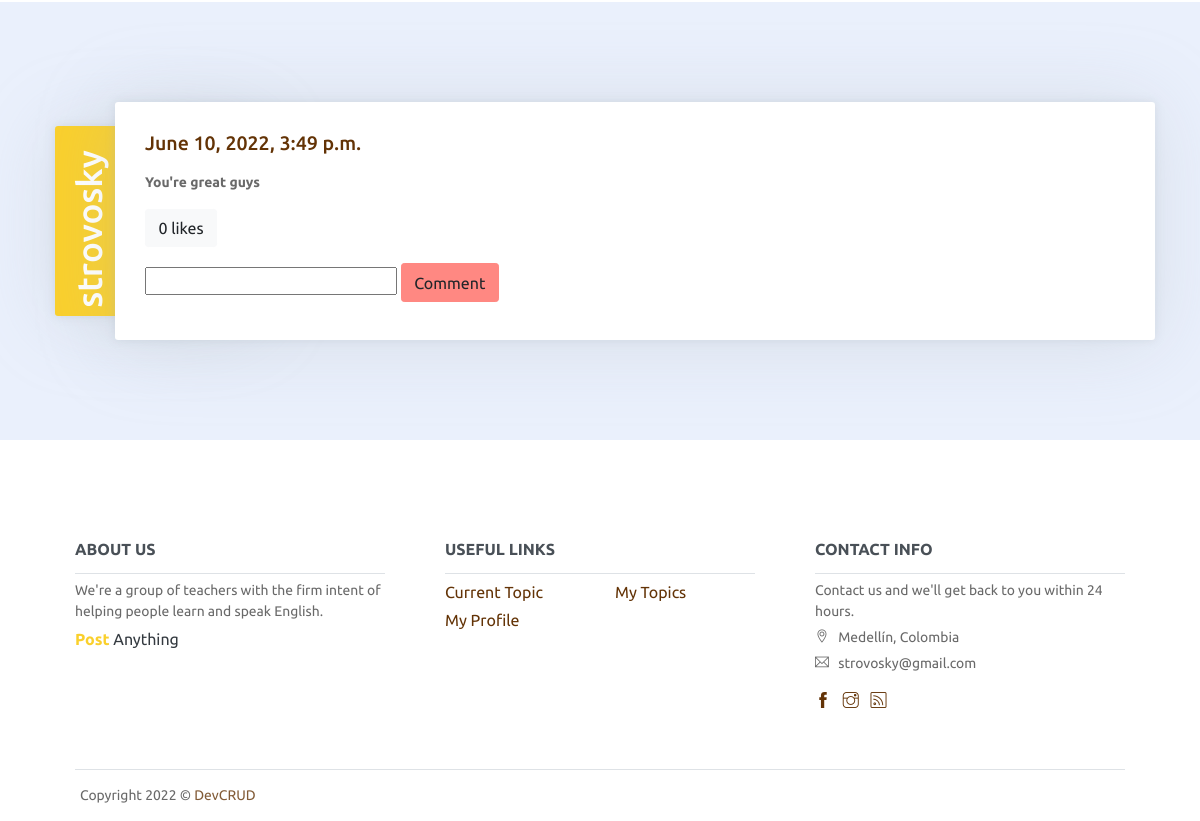
Page /topic/2/1/ (signed in, lower part) on the earlier database version.
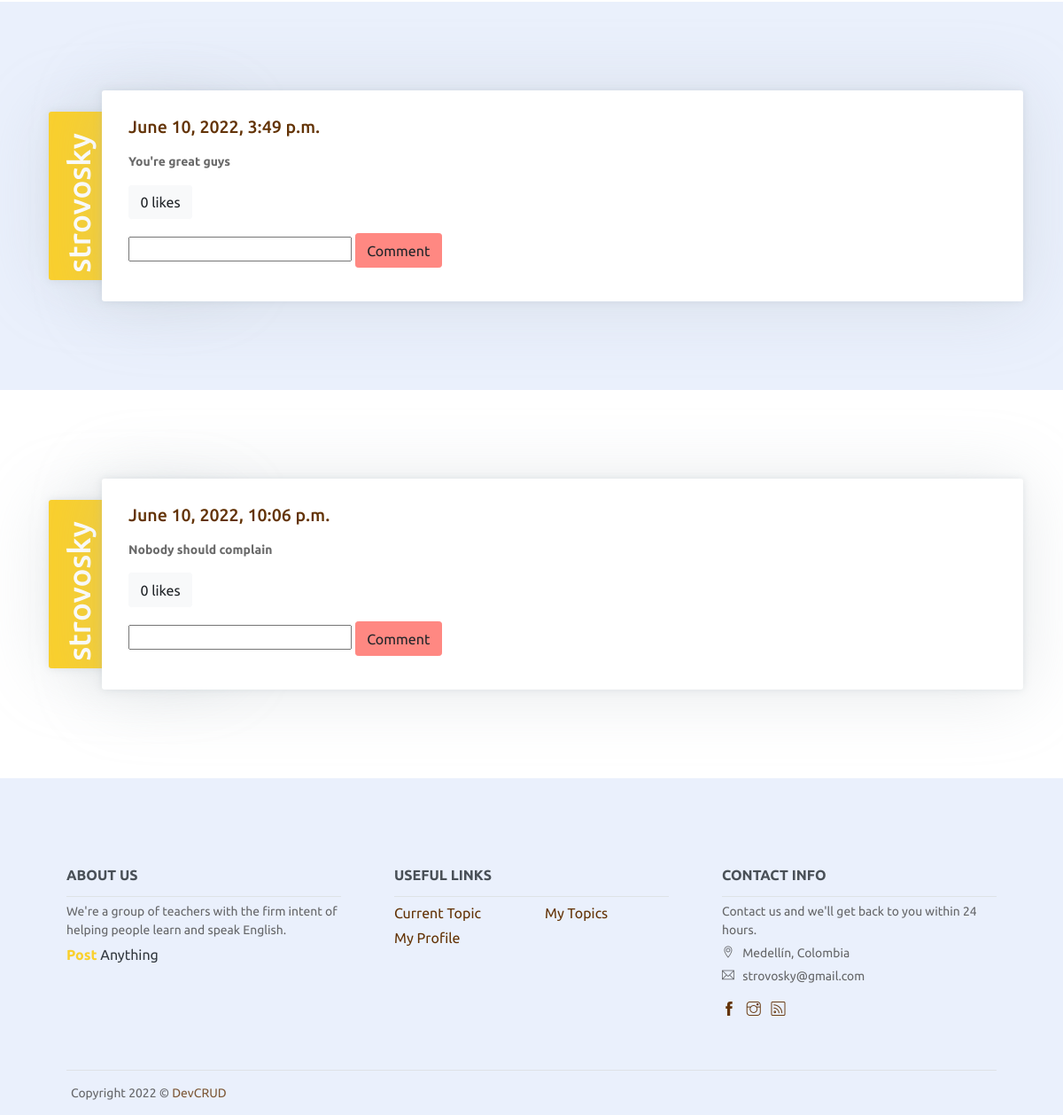
Same page on the later database version.
### blog/models.py (models this page shows, shortened)
class Comments(Model):
    content = CharField(max_length=300)
    num_likes = IntegerField(default=0)
    date_created = DateTimeField(auto_now=True)
    author = ForeignKey(to=User, on_delete=CASCADE)
    topic = ForeignKey(to=Topics, on_delete=CASCADE)

### blog/views.py (the view)
# urls.py: path("topic/<int:pk>/<int:user_id>/", view=views.topic_detail_view, name="topic_detail"),
@login_required(login_url="/login/")
def topic_detail_view(request, pk, user_id):
    if request.method == "POST":
        topic = Topics.objects.get(pk=pk)
        user = User.objects.get(id=user_id)
        topic_comments = Comments.objects.filter(topic=topic)
        subcomments = Subcomments.objects.all()
        for comment in Comments.objects.all():
            if request.POST.get("likes") == "like" + str(comment.id):
                comment.num_likes += 1
                comment.save()
        for comment in topic.comments_set.all():
            if request.POST.get("btn_subcomment") == str(comment.id):
                content = request.POST.get("txt_subcomment")
                subcomment = Subcomments.objects.create(content=content, author=user, parent_comment=comment)
                subcomment.save()
        if request.POST.get("btn_comment") == "comment_pressed":
            Comments.objects.create(content=request.POST.get("new_comment"), author=user, topic=topic)
            messages.success(request, "Comment created")
        return render(request, "blog/topic.html", {"topic_comments":topic_comments, "topic":topic, "subcomments":subcomments})
    else:
        topic = Topics.objects.get(pk=pk)
        topic_comments = Comments.objects.filter(topic=topic)
        return render(request, "blog/topic.html", {"topic":topic, "topic_comments":topic_comments})

### blog/templates/blog/topic.html (shortened to what this page needs)
{% extends "blog/base.html" %}
{% block main %}
{% for comment in topic_comments %}
<section id="about">
    <div class="container">
        <div class="about-wrapper">
            <div class="after"><h1><a href="{% url 'my_profile' comment.author.pk %}" style="color: white;">{{comment.author.username}}</a></h1></div>
            <div class="content">
                <h5 class="title mb-3"><a href="{% url 'detail_comment' comment.pk topic.id %}">{{comment.date_created}}</a></h5>
                <div class="row">
                    <div class="col">
                        <p><b>{{comment.content}}</b></p>
                    </div>
                </div>
                <form method="post">
                    <button type="submit" class="btn btn-light" name="likes" value="like{{comment.id}}">{{comment.num_likes}} likes</button>
                </form>
                <form method="post" action="#">
                    <label for="comment">
                        <input type="text" id="comment" name="txt_subcomment" />
                        <button type="submit" class="btn btn-warning" name="btn_subcomment" value="{{comment.id}}" >Comment</button>
                    </label>
                </form>
            </div>
        </div>
    </div>
</section>
{% endfor %}
{% endblock main %}

Differences in the rows shown:
added Comments: author.username "strovosky", date_created "June 10, 2022, 10:06 p.m.", content "Nobody should complain", num_likes "0", {{ comment.id }} 9 (drawn)
